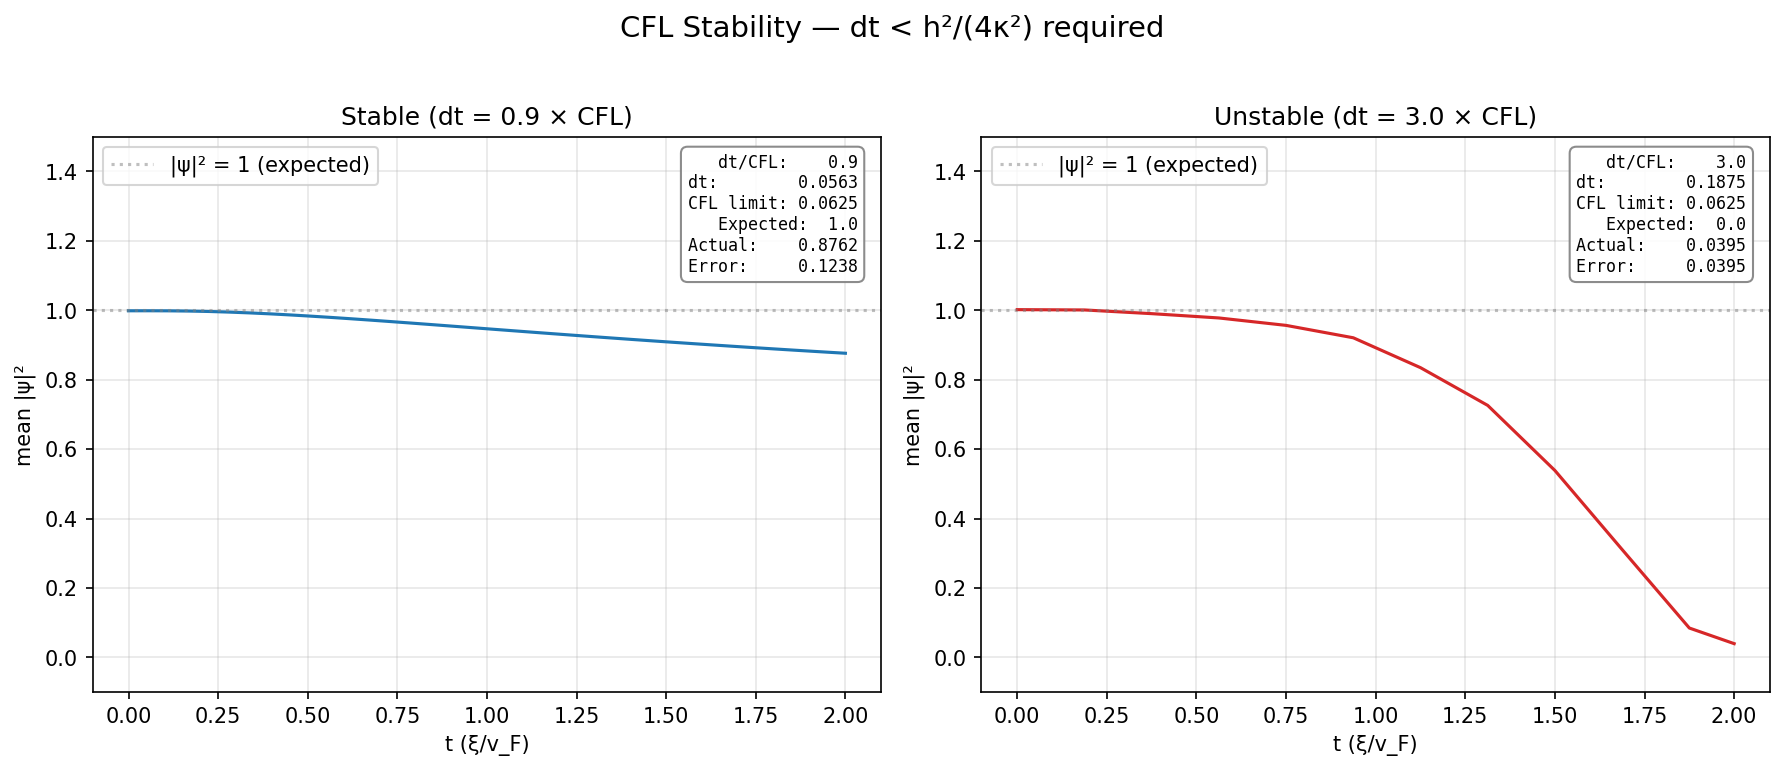

Reproduce this figure in Python.
"""CFL instability: catastrophic numerical collapse above the stability limit.

Demonstrates that the Forward Euler method requires dt < h²/(4κ²) for stability,
and exceeding this limit causes the order parameter to collapse.
"""

from __future__ import annotations

import matplotlib

matplotlib.use("Agg")

from pathlib import Path

import matplotlib.pyplot as plt
import numpy as np
from tdgl3d import AppliedField, Device, SimulationParameters, solve


def main(output_dir: Path = Path(__file__).parent, small: bool = False) -> list[Path]:
    if small:
        Nx, Ny, Nz = 12, 12, 1
    else:
        Nx, Ny, Nz = 20, 20, 1

    params = SimulationParameters(Nx=Nx, Ny=Ny, Nz=Nz, kappa=2.0)
    h = params.hx
    cfl_limit = h**2 / (4.0 * params.kappa**2)

    fig, axes = plt.subplots(1, 2, figsize=(12, 5))

    for idx, (label, dt_factor, color) in enumerate([
        ("Stable (dt = 0.9 × CFL)", 0.9, "C0"),
        ("Unstable (dt = 3.0 × CFL)", 3.0, "C3"),
    ]):
        ax = axes[idx]
        dt = dt_factor * cfl_limit
        field = AppliedField(Bz=0.5, t_on_fraction=1.0)
        device = Device(SimulationParameters(Nx=Nx, Ny=Ny, Nz=Nz, kappa=2.0), applied_field=field)

        try:
            sol = solve(device, dt=dt, t_stop=2.0, method="euler", save_every=1, progress=False)
            psi2_t = []
            for step in range(sol.n_steps):
                psi2_t.append(np.mean(sol.psi_squared(step=step)))
            times = sol.times
        except Exception:
            times = np.array([0.0])
            psi2_t = np.array([0.0])

        psi2_t = np.array(psi2_t)
        ax.plot(times, psi2_t, "-", color=color, linewidth=1.5)
        ax.axhline(1.0, color="gray", ls=":", alpha=0.5, label="|ψ|² = 1 (expected)")

        # Expected: |ψ|² stays near 1 for stable, collapses to 0 for unstable
        expected_final = 1.0 if dt_factor < 1 else 0.0
        actual_final = float(psi2_t[-1]) if len(psi2_t) > 0 else 0.0
        error = abs(actual_final - expected_final)

        # Error annotation
        text = (
            f"dt/CFL:    {dt_factor:.1f}\n"
            f"dt:        {dt:.4f}\n"
            f"CFL limit: {cfl_limit:.4f}\n"
            f"Expected:  {expected_final:.1f}\n"
            f"Actual:    {actual_final:.4f}\n"
            f"Error:     {error:.4f}"
        )
        ax.text(
            0.97, 0.97, text, transform=ax.transAxes,
            fontsize=8, fontfamily="monospace",
            verticalalignment="top", horizontalalignment="right",
            bbox=dict(boxstyle="round,pad=0.4", facecolor="white", edgecolor="gray", alpha=0.9),
        )

        ax.set_xlabel("t (ξ/v_F)")
        ax.set_ylabel("mean |ψ|²")
        ax.set_title(f"{label}")
        ax.legend()
        ax.grid(True, alpha=0.3)
        ax.set_ylim(-0.1, 1.5)

    fig.suptitle("CFL Stability — dt < h²/(4κ²) required", fontsize=14, y=1.02)
    fig.tight_layout()

    out = output_dir / "cfl_instability.png"
    fig.savefig(out, dpi=150, bbox_inches="tight")
    plt.close(fig)
    return [out]


if __name__ == "__main__":
    main()
